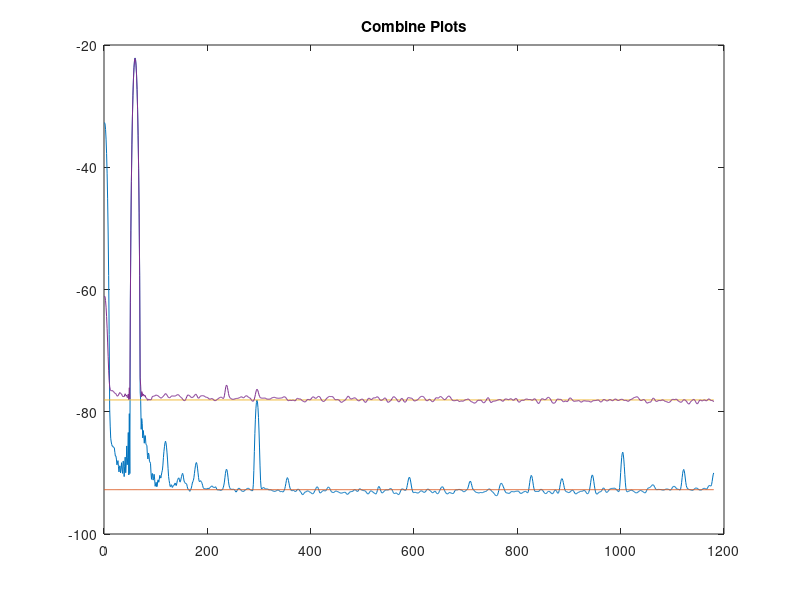

MATLAB code to generate this figure:
% clear all; close all;
cd(fileparts(mfilename('fullpath')));

Fmax = 20000000;


Data100mVpp_noise0_math1 = importdata('./100mVpp/0spectrummath1.Wfm.csv');
Size = size(Data100mVpp_noise0_math1);
Max = Size(1);
MeanData100mVpp_noise0_math1 = mean(Data100mVpp_noise0_math1(400:Max));
Data100mVpp_noise0_math2 = importdata('./100mVpp/0spectrummath2.Wfm.csv');
MeanData100mVpp_noise0_math2 = mean(Data100mVpp_noise0_math2(400:Max));

figure
plot(Data100mVpp_noise0_math1)
title('Combine Plots')

hold on
t = 0:1:Size(1);
plot(t, ones(size(t))*MeanData100mVpp_noise0_math1)
plot(t, ones(size(t))*MeanData100mVpp_noise0_math2)
plot(Data100mVpp_noise0_math2)
hold off


% spectrum = importdata('0spectrum.Wfm.csv');
% spectrum2 = importdata('0spectrummath2.Wfm.csv');
% % plot(spectrum);
% plot((spectrum2-spectrum));

% Size = size(a);
% 
% T = a(2,1)-a(1,1);             % Sampling period  
% Fs = 1/T;            % Sampling frequency                    
%      
% L = Size(1);             % Length of signal
% t = (0:L-1)*T;        % Time vector
% 
% % plot(a(1:5000,1),a(1:5000,2));
% % title('Signal Corrupted with Zero-Mean Random Noise')
% % xlabel('t (milliseconds)')
% % ylabel('X(t)')
% 
% Y = fft(a(:,2));
% P2 = abs(Y/L);
% P1 = P2(1:L/2+1);
% P1(2:end-1) = 2*P1(2:end-1);
% 
% plot(Y);
% 
% f = Fs*(0:(L/2))/L;
% 
% P1dB = mag2db(abs(P1/sqrt(5)*10));
% 
% plot(f,P1dB) 
% title('Single-Sided Amplitude Spectrum of X(t)')
% xlabel('f (Hz)')
% ylabel('|P1(f)|')
% plot(a(1:5000,1),a(1:5000,2));
% title('Signal Corrupted with Zero-Mean Random Noise')
% xlabel('t (milliseconds)')
% ylabel('X(t)')